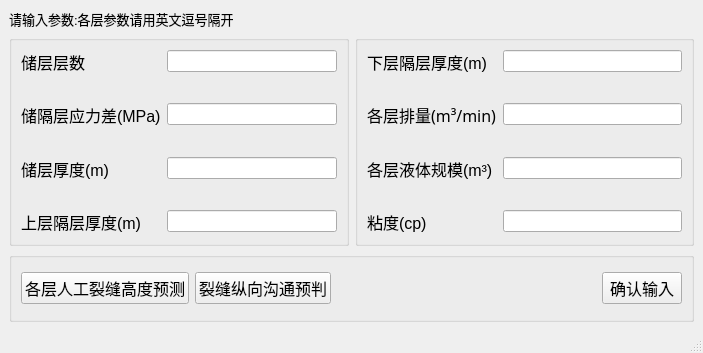
<?xml version="1.0" encoding="UTF-8"?>
<ui version="4.0">
 <class>MainWindow</class>
 <widget class="QMainWindow" name="MainWindow">
  <property name="geometry">
   <rect>
    <x>0</x>
    <y>0</y>
    <width>703</width>
    <height>353</height>
   </rect>
  </property>
  <property name="minimumSize">
   <size>
    <width>703</width>
    <height>353</height>
   </size>
  </property>
  <property name="windowTitle">
   <string>储层人工裂缝缝高预测及裂缝纵向沟通预判</string>
  </property>
  <widget class="QWidget" name="centralwidget">
   <layout class="QVBoxLayout" name="verticalLayout" stretch="0,3,1">
    <item>
     <widget class="QLabel" name="label">
      <property name="font">
       <font>
        <pointsize>10</pointsize>
       </font>
      </property>
      <property name="text">
       <string>请输入参数:各层参数请用英文逗号隔开</string>
      </property>
     </widget>
    </item>
    <item>
     <layout class="QHBoxLayout" name="horizontalLayout">
      <item>
       <widget class="QGroupBox" name="groupBox">
        <property name="title">
         <string/>
        </property>
        <layout class="QFormLayout" name="formLayout">
         <item row="0" column="0">
          <widget class="QLabel" name="label_10">
           <property name="font">
            <font>
             <pointsize>12</pointsize>
            </font>
           </property>
           <property name="text">
            <string>储层层数</string>
           </property>
          </widget>
         </item>
         <item row="0" column="1">
          <widget class="QLineEdit" name="lineEdit_num"/>
         </item>
         <item row="1" column="0">
          <spacer name="verticalSpacer_5">
           <property name="orientation">
            <enum>Qt::Vertical</enum>
           </property>
           <property name="sizeHint" stdset="0">
            <size>
             <width>20</width>
             <height>40</height>
            </size>
           </property>
          </spacer>
         </item>
         <item row="2" column="0">
          <widget class="QLabel" name="label_6">
           <property name="font">
            <font>
             <pointsize>12</pointsize>
            </font>
           </property>
           <property name="text">
            <string>储隔层应力差(MPa)</string>
           </property>
          </widget>
         </item>
         <item row="2" column="1">
          <widget class="QLineEdit" name="lineEdit_stress_diff"/>
         </item>
         <item row="3" column="0">
          <spacer name="verticalSpacer_6">
           <property name="orientation">
            <enum>Qt::Vertical</enum>
           </property>
           <property name="sizeHint" stdset="0">
            <size>
             <width>20</width>
             <height>40</height>
            </size>
           </property>
          </spacer>
         </item>
         <item row="4" column="0">
          <widget class="QLabel" name="label_7">
           <property name="font">
            <font>
             <pointsize>12</pointsize>
            </font>
           </property>
           <property name="text">
            <string>储层厚度(m)</string>
           </property>
          </widget>
         </item>
         <item row="4" column="1">
          <widget class="QLineEdit" name="lineEdit_reservoir_thick"/>
         </item>
         <item row="5" column="0">
          <spacer name="verticalSpacer_7">
           <property name="orientation">
            <enum>Qt::Vertical</enum>
           </property>
           <property name="sizeHint" stdset="0">
            <size>
             <width>20</width>
             <height>40</height>
            </size>
           </property>
          </spacer>
         </item>
         <item row="6" column="0">
          <widget class="QLabel" name="label_8">
           <property name="font">
            <font>
             <pointsize>12</pointsize>
            </font>
           </property>
           <property name="text">
            <string>上层隔层厚度(m)</string>
           </property>
          </widget>
         </item>
         <item row="6" column="1">
          <widget class="QLineEdit" name="lineEdit_upper_thick"/>
         </item>
        </layout>
       </widget>
      </item>
      <item>
       <widget class="QGroupBox" name="groupBox_2">
        <property name="title">
         <string/>
        </property>
        <layout class="QFormLayout" name="formLayout_2">
         <item row="0" column="0">
          <widget class="QLabel" name="label_15">
           <property name="text">
            <string>&lt;html&gt;&lt;head/&gt;&lt;body&gt;&lt;p&gt;&lt;span style=&quot; font-size:12pt;&quot;&gt;下层隔层厚度(m)&lt;/span&gt;&lt;/p&gt;&lt;/body&gt;&lt;/html&gt;</string>
           </property>
          </widget>
         </item>
         <item row="0" column="1">
          <widget class="QLineEdit" name="lineEdit_lower_thick"/>
         </item>
         <item row="2" column="0">
          <widget class="QLabel" name="label_11">
           <property name="font">
            <font>
             <family>新宋体</family>
             <pointsize>12</pointsize>
            </font>
           </property>
           <property name="text">
            <string>各层排量(m³/min)</string>
           </property>
          </widget>
         </item>
         <item row="2" column="1">
          <widget class="QLineEdit" name="lineEdit_Q"/>
         </item>
         <item row="4" column="0">
          <widget class="QLabel" name="label_12">
           <property name="font">
            <font>
             <pointsize>12</pointsize>
            </font>
           </property>
           <property name="text">
            <string>各层液体规模(m³)</string>
           </property>
          </widget>
         </item>
         <item row="4" column="1">
          <widget class="QLineEdit" name="lineEdit_scale"/>
         </item>
         <item row="6" column="0">
          <widget class="QLabel" name="label_13">
           <property name="font">
            <font>
             <pointsize>12</pointsize>
            </font>
           </property>
           <property name="text">
            <string>粘度(cp)</string>
           </property>
          </widget>
         </item>
         <item row="6" column="1">
          <widget class="QLineEdit" name="lineEdit_viscosity"/>
         </item>
         <item row="1" column="0">
          <spacer name="verticalSpacer">
           <property name="orientation">
            <enum>Qt::Vertical</enum>
           </property>
           <property name="sizeHint" stdset="0">
            <size>
             <width>20</width>
             <height>40</height>
            </size>
           </property>
          </spacer>
         </item>
         <item row="3" column="0">
          <spacer name="verticalSpacer_2">
           <property name="orientation">
            <enum>Qt::Vertical</enum>
           </property>
           <property name="sizeHint" stdset="0">
            <size>
             <width>20</width>
             <height>40</height>
            </size>
           </property>
          </spacer>
         </item>
         <item row="5" column="0">
          <spacer name="verticalSpacer_3">
           <property name="orientation">
            <enum>Qt::Vertical</enum>
           </property>
           <property name="sizeHint" stdset="0">
            <size>
             <width>20</width>
             <height>40</height>
            </size>
           </property>
          </spacer>
         </item>
        </layout>
       </widget>
      </item>
     </layout>
    </item>
    <item>
     <widget class="QGroupBox" name="groupBox_3">
      <property name="title">
       <string/>
      </property>
      <layout class="QHBoxLayout" name="horizontalLayout_2">
       <item>
        <widget class="QPushButton" name="pushButton_1">
         <property name="font">
          <font>
           <pointsize>12</pointsize>
          </font>
         </property>
         <property name="text">
          <string>各层人工裂缝高度预测</string>
         </property>
        </widget>
       </item>
       <item>
        <widget class="QPushButton" name="pushButton_2">
         <property name="font">
          <font>
           <pointsize>12</pointsize>
          </font>
         </property>
         <property name="text">
          <string>裂缝纵向沟通预判</string>
         </property>
        </widget>
       </item>
       <item>
        <spacer name="horizontalSpacer_3">
         <property name="orientation">
          <enum>Qt::Horizontal</enum>
         </property>
         <property name="sizeHint" stdset="0">
          <size>
           <width>40</width>
           <height>20</height>
          </size>
         </property>
        </spacer>
       </item>
       <item>
        <widget class="QPushButton" name="pushButton_3">
         <property name="font">
          <font>
           <pointsize>12</pointsize>
          </font>
         </property>
         <property name="text">
          <string>确认输入</string>
         </property>
        </widget>
       </item>
      </layout>
     </widget>
    </item>
   </layout>
  </widget>
  <widget class="QStatusBar" name="statusbar"/>
 </widget>
 <resources/>
 <connections>
  <connection>
   <sender>pushButton_3</sender>
   <signal>clicked()</signal>
   <receiver>MainWindow</receiver>
   <slot>inputData()</slot>
   <hints>
    <hint type="sourcelabel">
     <x>613</x>
     <y>283</y>
    </hint>
    <hint type="destinationlabel">
     <x>442</x>
     <y>3</y>
    </hint>
   </hints>
  </connection>
 </connections>
 <slots>
  <slot>inputData()</slot>
 </slots>
</ui>
